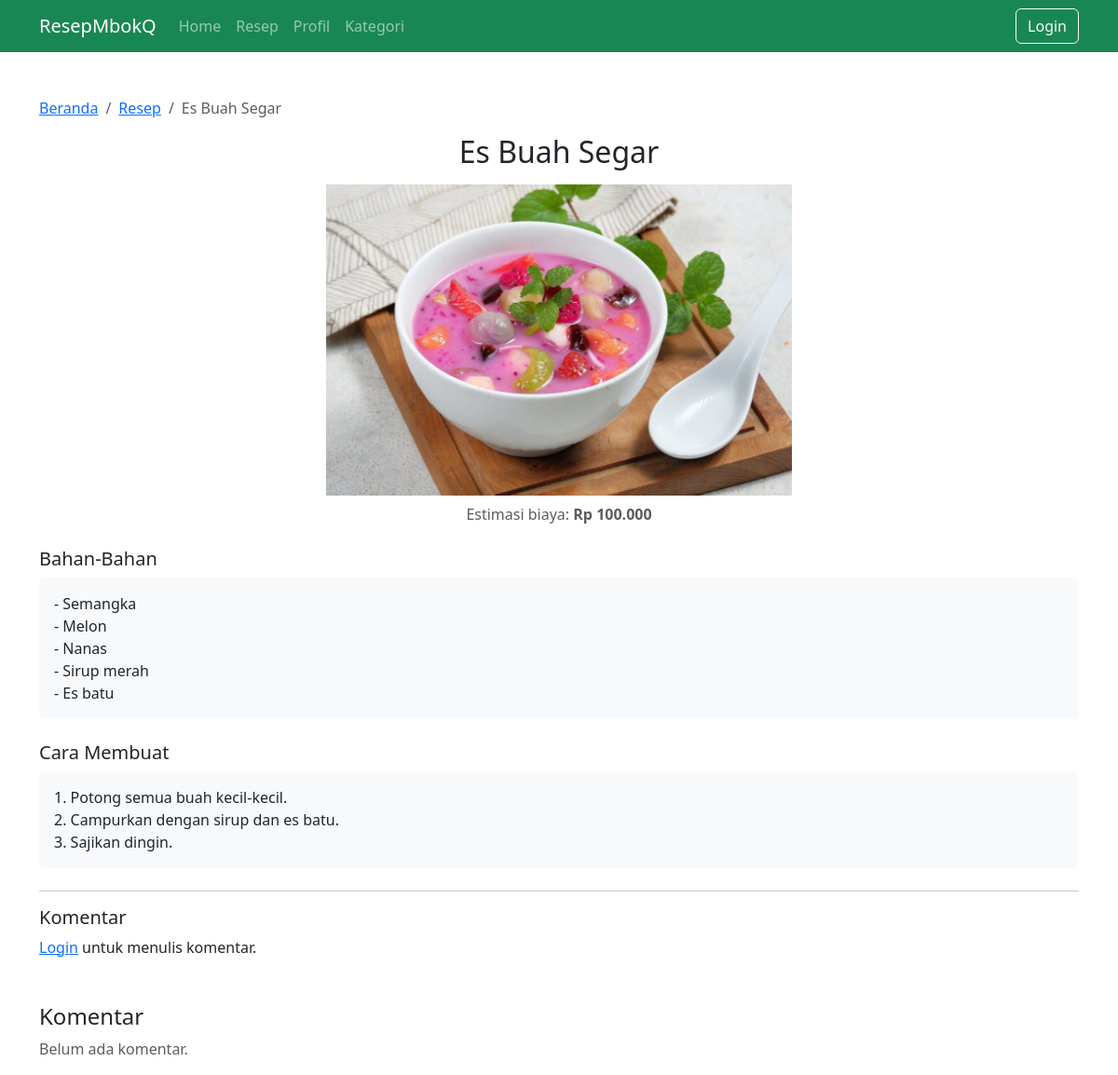
Screenshot of /detail.php?id=1140306014 with the database file from the repository.
### tables this page shows
CREATE TABLE `resep` (
  `id_resep` int(11) NOT NULL,
  `nama_resep` varchar(100) NOT NULL,
  `bahan` text NOT NULL,
  `langkah` text NOT NULL,
  `biaya` int(11) NOT NULL,
  `gambar` varchar(255) DEFAULT NULL,
  `id_kategori` int(11) DEFAULT NULL
);

### detail.php (the view, shortened to what this page needs)
<?php
include 'config.php';
include 'navbar.php';
$id = intval($_GET['id']);
$result = mysqli_query($conn, "SELECT * FROM resep WHERE id_resep = $id");
$resep = mysqli_fetch_assoc($result);
?>
<!DOCTYPE html>
<html lang="id">
<head>
  <link href="https://cdn.jsdelivr.net/npm/bootstrap@5.3.3/dist/css/bootstrap.min.css" rel="stylesheet">
</head>
<body>
<div class="container mt-5">
  <nav aria-label="breadcrumb">
    <ol class="breadcrumb">
      <li class="breadcrumb-item"><a href="home.php">Beranda</a></li>
      <li class="breadcrumb-item"><a href="resep.php">Resep</a></li>
      <li class="breadcrumb-item active" aria-current="page"><?= htmlspecialchars($resep['nama_resep']) ?></li>
    </ol>
  </nav>
  <h2 class="mb-3 text-center"><?= htmlspecialchars($resep['nama_resep']) ?></h2>
  <div class="text-center mb-4">
    <img class="img-fluid" src="uploads/<?= htmlspecialchars($resep['gambar']) ?>" alt="<?= htmlspecialchars($resep['nama_resep']) ?>" class="img-fluid" style="max-width: 500px;">
    <p class="text-muted mt-2">Estimasi biaya: <strong>Rp <?= number_format($resep['biaya'], 0, ',', '.') ?></strong></p>
  </div>
  <h5>Bahan-Bahan</h5>
  <div class="bg-light p-3 mb-4 rounded d-flex flex-column"><?= nl2br(htmlspecialchars($resep['bahan'])) ?></div>
  <h5>Cara Membuat</h5>
  <div class="bg-light p-3 mb-4 rounded"><?= nl2br(htmlspecialchars($resep['langkah'])) ?></div>
  <hr>
  <h5>Komentar</h5>
  <?php if (isset($_SESSION['username'])): ?>
    <form method="POST" class="mb-4">
      <div class="mb-3">
        <textarea name="isi_komentar" class="form-control" rows="3" placeholder="Tulis komentar..." required></textarea>
      </div>
      <button type="submit" class="btn btn-success">Kirim Komentar</button>
    </form>
  <?php else: ?>
    <p><a href="login.php">Login</a> untuk menulis komentar.</p>
  <?php endif; ?>
  <h4 class="mt-5">Komentar</h4>
<?php
$comments = mysqli_query($conn, "
  SELECT c.*, u.username
  FROM comments c
  JOIN user u ON c.id_user = u.id_user
  WHERE c.id_resep = $id
  ORDER BY c.id_komentar DESC
");
if (mysqli_num_rows($comments) > 0) {
    while ($k = mysqli_fetch_assoc($comments)) {
        echo "<div class='mb-3 p-3 border rounded'>
                <strong>" . htmlspecialchars($k['username']) . "</strong><br>
                <small class='text-muted'>" . $k['created_at'] . "</small>
                <p class='mb-0'>" . nl2br(htmlspecialchars($k['isi_komentar'])) . "</p>
              </div>";
    }
} else {
    echo "<p class='text-muted'>Belum ada komentar.</p>";
}
?>
</div>
</body>
</html>

### rows the page displays
resep: nama_resep "Es Buah Segar", gambar (picture), biaya "100.000", bahan "- Semangka - Melon - Nanas - Sirup merah - Es batu", langkah "1. Potong semua buah kecil-kecil. 2. Campurkan dengan sirup dan es batu. 3. Sajikan dingin."
